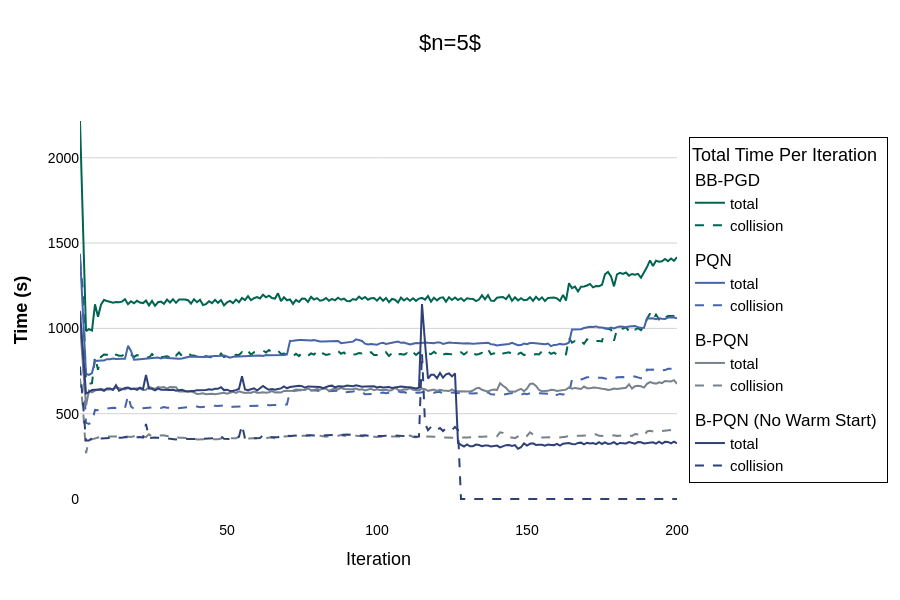

Notebook cell for this chart:
### Code cell
## Plot the timing info per iteration for each algorithm 
fig = go.Figure()
## Loop through the columns of the data matrix and make a line for each algorithm 
for i, name in zip(range(matrix.shape[1]), algoNames):
    fig.add_trace(go.Scatter(
        x=iters,
        y=matrix[:, i],
        mode='lines',
        name="total",
        legendgroup=name,
        legendgrouptitle=dict(text=name),
        line_color=solid_colors[i],
    ))
    fig.add_trace(go.Scatter(
        x=iters,
        y=cMatrix[:, i],
        mode='lines',
        name="collision",
        legendgroup=name,
        line_color=solid_colors[i],
        line_dash="dash"
    ))

## Update the Layout
fig.update_layout(
    title=dict(
        x=0.5,
        text="$n=5$",#"<b>"+r"$n=5$"+"</b>\n<b>Time Per Iteration</b>",
        font=dict(size=22) 
    ),
    xaxis=dict(
        title="Iteration", 
        # tickvals=np.arange(start=0, stop=len(labels)),
        # ticktext=[f'{yr}<br>{name}' for name, yr in zip(labels,climberBestYears)],
        # range=[-0.6, len(labels)-.4],
        # zeroline=False,
        showgrid=False,
        tickfont=dict(size=14),   
        title_font=dict(size=18)
    ),
    yaxis=dict(
        title='<b>Time (s)</b>',
        # tickvals=bin_centers,
        # ticktext=[SCORE_TO_FONT.get(int(t), t) for t in bin_centers],
        gridcolor='lightgrey',
        tickfont=dict(size=14),   
        title_font=dict(size=18)
    ),
    legend=dict(
        title=dict(
            text="Total Time Per Iteration",
            font_size=18
        ),
        orientation="v",      # Vertical orientation is standard for side legends
        yanchor="middle",     # Centers the legend vertically relative to the 'y' value
        y=0.5,                # Places legend at the vertical midpoint (50%)
        xanchor="left",       # Anchors the left side of the legend to the 'x' coordinate
        x=1.02,               # Moves it slightly to the right of the plot area
        bgcolor='rgba(255, 255, 255, 0.5)', # Optional: semi-transparent background
        bordercolor="Black",
        borderwidth=1
    ),
    font=dict(
        family="Arial, sans-serif", # Clean, web-safe font
        size=15,                   # Global default size
        color="black"
    ),
    hovermode='x unified',
    barmode='overlay', # Crucial for overlapping All/FA/Flash
    plot_bgcolor='white',
    # Increase the right margin so the legend doesn't get cut off
    margin=dict(r=150),
    height=600,
    autosize=True
)

config = {'responsive': True}
fig.show(config=config)

## Save to pdf file
# fig.write_image("totalTiming.pdf", width=800, height=600, scale=2)

## Save the figure as a standalone interactive HTML file
# html_file = '.html'
# height_script = """
#     var sendHeight = function() {
#         var height = document.body.scrollHeight;
#         window.parent.postMessage({ 'height': height }, "*");
#     };
#     window.onload = sendHeight;
#     // Also send height if the window is resized
#     window.onresize = sendHeight;
# """
# fig.write_html(os.path.join(FIG_DIR, html_file), full_html=True, include_plotlyjs='cdn', config=config, post_script=height_script)

### Figure 1 — Plotly figure (JSON) as saved in the notebook; plotly's stock layout.template omitted (floating-point values rounded to 4 significant figures; data arrays with more than 128 entries replaced by an {"elided": "..."} marker saying what was removed)
{"data": [{"legendgroup": "BB-PGD", "legendgrouptitle": {"text": "BB-PGD"}, "line": {"color": "#006450"}, "mode": "lines", "name": "total", "type": "scatter", "x": {"elided": "200 int values"}, "y": {"elided": "200 float values"}}, {"legendgroup": "BB-PGD", "line": {"color": "#006450", "dash": "dash"}, "mode": "lines", "name": "collision", "type": "scatter", "x": {"elided": "200 int values"}, "y": {"elided": "200 float values"}}, {"legendgroup": "PQN", "legendgrouptitle": {"text": "PQN"}, "line": {"color": "#4664AA"}, "mode": "lines", "name": "total", "type": "scatter", "x": {"elided": "200 int values"}, "y": {"elided": "200 float values"}}, {"legendgroup": "PQN", "line": {"color": "#4664AA", "dash": "dash"}, "mode": "lines", "name": "collision", "type": "scatter", "x": {"elided": "200 int values"}, "y": {"elided": "200 float values"}}, {"legendgroup": "B-PQN", "legendgrouptitle": {"text": "B-PQN"}, "line": {"color": "#78828C"}, "mode": "lines", "name": "total", "type": "scatter", "x": {"elided": "200 int values"}, "y": {"elided": "200 float values"}}, {"legendgroup": "B-PQN", "line": {"color": "#78828C", "dash": "dash"}, "mode": "lines", "name": "collision", "type": "scatter", "x": {"elided": "200 int values"}, "y": {"elided": "200 float values"}}, {"legendgroup": "B-PQN (No Warm Start)", "legendgrouptitle": {"text": "B-PQN (No Warm Start)"}, "line": {"color": "#2D4178"}, "mode": "lines", "name": "total", "type": "scatter", "x": {"elided": "200 int values"}, "y": {"elided": "200 float values"}}, {"legendgroup": "B-PQN (No Warm Start)", "line": {"color": "#2D4178", "dash": "dash"}, "mode": "lines", "name": "collision", "type": "scatter", "x": {"elided": "200 int values"}, "y": {"elided": "200 float values"}}], "layout": {"autosize": true, "barmode": "overlay", "font": {"color": "black", "family": "Arial, sans-serif", "size": 15}, "height": 600, "hovermode": "x unified", "legend": {"bgcolor": "rgba(255, 255, 255, 0.5)", "bordercolor": "Black", "borderwidth": 1, "orientation": "v", "title": {"font": {"size": 18}, "text": "Total Time Per Iteration"}, "x": 1.02, "xanchor": "left", "y": 0.5, "yanchor": "middle"}, "margin": {"r": 150}, "plot_bgcolor": "white", "title": {"font": {"size": 22}, "text": "$n=5$", "x": 0.5}, "xaxis": {"showgrid": false, "tickfont": {"size": 14}, "title": {"font": {"size": 18}, "text": "Iteration"}}, "yaxis": {"gridcolor": "lightgrey", "tickfont": {"size": 14}, "title": {"font": {"size": 18}, "text": "<b>Time (s)</b>"}}}}
